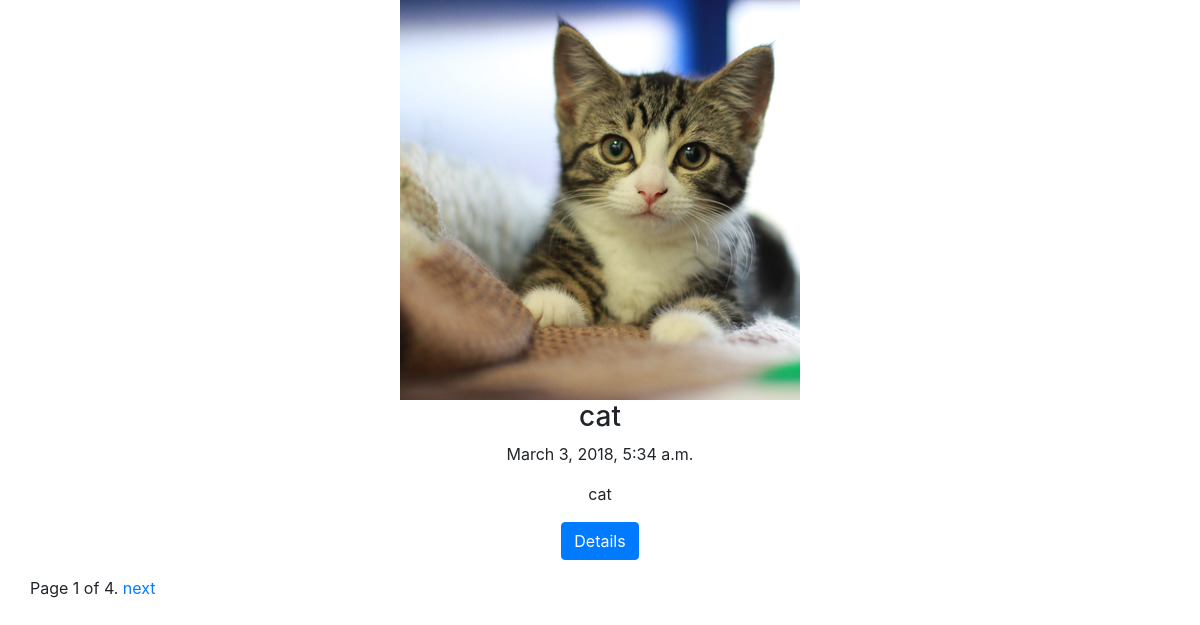
/posts/, run on the app's committed database.
### posts/models.py (models this page shows, shortened)
class Post(models.Model):
    user = models.ForeignKey(settings.AUTH_USER_MODEL, default=1)
    title = models.CharField(max_length=120)
    content = models.TextField(max_length=10000)
    update = models.DateTimeField(auto_now=True, auto_now_add=False)
    timestamp = models.DateTimeField(auto_now=False, auto_now_add=True)
    image = models.ImageField(upload_to=upload_location, null=True, blank=True)
    def get_absolute_url(self):
        return reverse("posts:detail", kwargs={'id':self.id})
    class Meta:
        ordering = ["-timestamp", "-update"]

### posts/views.py (the view)
def post_list(request):
    queryset = Post.objects.all()
    paginator = Paginator(queryset, 1)
    page = request.GET.get('page')
    try:
        query_set = paginator.page(page)
    except PageNotAnInteger:
        query_set = paginator.page(1)
    except EmptyPage:
        query_set = paginator.page(paginator.num_pages)
    context = {
        'title':'list',
        'object_list':query_set
        }
    return render(request, "post_list.html", context)

### templates/post_list.html (shortened to what this page needs)
{% extends 'base.html' %}
{% block content %}
    <div class='container'>
        <div class='row'>
            {% for obj in object_list %}
                <div class="col-sm-12 text-center border-dark">
                    <div class="thumbnail">
                        {% if obj.image %}
                        <img src="{{ obj.image.url }}">
                        {% endif %}
                        <div class="caption">
                            <h3>{{ obj.title }}</h3>
                            <p>{{obj.timestamp}}</p>
                            <p>{{obj.content}}</p>
                            <p><a href="{{ obj.get_absolute_url }}" class="btn btn-primary" role="button">Details</a></p>
                        </div>
                    </div>
                </div>
            {% endfor %}
            <div class="pagination">
                <span class="step-links">
                    <span class="current">
                        Page {{ object_list.number }} of {{ object_list.paginator.num_pages }}.
                    </span>
                    {% if object_list.has_next %}
                        <a href="?page={{ object_list.next_page_number }}">next</a>
                    {% endif %}
                </span>
            </div>
        </div>
    </div>
{% endblock content %}

### data on the page
Post: image (picture), title "cat", timestamp "March 3, 2018, 5:34 a.m.", content "cat"

### other printed values
{{ object_list.number }} "1"
{{ object_list.paginator.num_pages }} "4"
